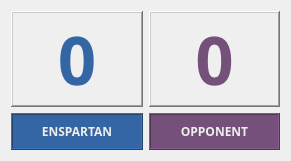
   <widget class="QFrame" name="frame_scoreboard">
    <property name="geometry">
     <rect>
      <x>1050</x>
      <y>20</y>
      <width>291</width>
      <height>161</height>
     </rect>
    </property>
    <property name="styleSheet">
     <string notr="true">border-color: rgb(252, 233, 79);</string>
    </property>
    <layout class="QGridLayout" name="gridLayout_4">
     <item row="1" column="1">
      <widget class="QLabel" name="label_opponent">
       <property name="palette">
        <palette>
         <active>
          <colorrole role="WindowText">
           <brush brushstyle="SolidPattern">
            <color alpha="255">
             <red>238</red>
             <green>238</green>
             <blue>236</blue>
            </color>
           </brush>
          </colorrole>
          <colorrole role="Button">
           <brush brushstyle="SolidPattern">
            <color alpha="255">
             <red>117</red>
             <green>80</green>
             <blue>123</blue>
            </color>
           </brush>
          </colorrole>
          <colorrole role="Base">
           <brush brushstyle="SolidPattern">
            <color alpha="255">
             <red>117</red>
             <green>80</green>
             <blue>123</blue>
            </color>
           </brush>
          </colorrole>
          <colorrole role="Window">
           <brush brushstyle="SolidPattern">
            <color alpha="255">
             <red>117</red>
             <green>80</green>
             <blue>123</blue>
            </color>
           </brush>
          </colorrole>
         </active>
         <inactive>
          <colorrole role="WindowText">
           <brush brushstyle="SolidPattern">
            <color alpha="255">
             <red>238</red>
             <green>238</green>
             <blue>236</blue>
            </color>
           </brush>
          </colorrole>
          <colorrole role="Button">
           <brush brushstyle="SolidPattern">
            <color alpha="255">
             <red>117</red>
             <green>80</green>
             <blue>123</blue>
            </color>
           </brush>
          </colorrole>
          <colorrole role="Base">
           <brush brushstyle="SolidPattern">
            <color alpha="255">
             <red>117</red>
             <green>80</green>
             <blue>123</blue>
            </color>
           </brush>
          </colorrole>
          <colorrole role="Window">
           <brush brushstyle="SolidPattern">
            <color alpha="255">
             <red>117</red>
             <green>80</green>
             <blue>123</blue>
            </color>
           </brush>
          </colorrole>
         </inactive>
         <disabled>
          <colorrole role="WindowText">
           <brush brushstyle="SolidPattern">
            <color alpha="255">
             <red>190</red>
             <green>190</green>
             <blue>190</blue>
            </color>
           </brush>
          </colorrole>
          <colorrole role="Button">
           <brush brushstyle="SolidPattern">
            <color alpha="255">
             <red>117</red>
             <green>80</green>
             <blue>123</blue>
            </color>
           </brush>
          </colorrole>
          <colorrole role="Base">
           <brush brushstyle="SolidPattern">
            <color alpha="255">
             <red>117</red>
             <green>80</green>
             <blue>123</blue>
            </color>
           </brush>
          </colorrole>
          <colorrole role="Window">
           <brush brushstyle="SolidPattern">
            <color alpha="255">
             <red>117</red>
             <green>80</green>
             <blue>123</blue>
            </color>
           </brush>
          </colorrole>
         </disabled>
        </palette>
       </property>
       <property name="font">
        <font>
         <family>Waree</family>
         <weight>75</weight>
         <bold>true</bold>
        </font>
       </property>
       <property name="styleSheet">
        <string notr="true">background-color: rgb(117, 80, 123);</string>
       </property>
       <property name="frameShape">
        <enum>QFrame::Box</enum>
       </property>
       <property name="frameShadow">
        <enum>QFrame::Raised</enum>
       </property>
       <property name="text">
        <string>OPPONENT</string>
       </property>
       <property name="alignment">
        <set>Qt::AlignCenter</set>
       </property>
      </widget>
     </item>
     <item row="0" column="0">
      <widget class="QLabel" name="label_score_enspartan">
       <property name="palette">
        <palette>
         <active>
          <colorrole role="WindowText">
           <brush brushstyle="SolidPattern">
            <color alpha="255">
             <red>52</red>
             <green>101</green>
             <blue>164</blue>
            </color>
           </brush>
          </colorrole>
          <colorrole role="Button">
           <brush brushstyle="SolidPattern">
            <color alpha="255">
             <red>46</red>
             <green>52</green>
             <blue>54</blue>
            </color>
           </brush>
          </colorrole>
          <colorrole role="Text">
           <brush brushstyle="SolidPattern">
            <color alpha="255">
             <red>52</red>
             <green>101</green>
             <blue>164</blue>
            </color>
           </brush>
          </colorrole>
          <colorrole role="ButtonText">
           <brush brushstyle="SolidPattern">
            <color alpha="255">
             <red>52</red>
             <green>101</green>
             <blue>164</blue>
            </color>
           </brush>
          </colorrole>
          <colorrole role="Base">
           <brush brushstyle="SolidPattern">
            <color alpha="255">
             <red>46</red>
             <green>52</green>
             <blue>54</blue>
            </color>
           </brush>
          </colorrole>
          <colorrole role="Window">
           <brush brushstyle="SolidPattern">
            <color alpha="255">
             <red>46</red>
             <green>52</green>
             <blue>54</blue>
            </color>
           </brush>
          </colorrole>
          <colorrole role="PlaceholderText">
           <brush brushstyle="NoBrush">
            <color alpha="128">
             <red>52</red>
             <green>101</green>
             <blue>164</blue>
            </color>
           </brush>
          </colorrole>
         </active>
         <inactive>
          <colorrole role="WindowText">
           <brush brushstyle="SolidPattern">
            <color alpha="255">
             <red>52</red>
             <green>101</green>
             <blue>164</blue>
            </color>
           </brush>
          </colorrole>
          <colorrole role="Button">
           <brush brushstyle="SolidPattern">
            <color alpha="255">
             <red>46</red>
             <green>52</green>
             <blue>54</blue>
            </color>
           </brush>
          </colorrole>
          <colorrole role="Text">
           <brush brushstyle="SolidPattern">
            <color alpha="255">
             <red>52</red>
             <green>101</green>
             <blue>164</blue>
            </color>
           </brush>
          </colorrole>
          <colorrole role="ButtonText">
           <brush brushstyle="SolidPattern">
            <color alpha="255">
             <red>52</red>
             <green>101</green>
             <blue>164</blue>
            </color>
           </brush>
          </colorrole>
          <colorrole role="Base">
           <brush brushstyle="SolidPattern">
            <color alpha="255">
             <red>46</red>
             <green>52</green>
             <blue>54</blue>
            </color>
           </brush>
          </colorrole>
          <colorrole role="Window">
           <brush brushstyle="SolidPattern">
            <color alpha="255">
             <red>46</red>
             <green>52</green>
             <blue>54</blue>
            </color>
           </brush>
          </colorrole>
          <colorrole role="PlaceholderText">
           <brush brushstyle="NoBrush">
            <color alpha="128">
             <red>52</red>
             <green>101</green>
             <blue>164</blue>
            </color>
           </brush>
          </colorrole>
         </inactive>
         <disabled>
          <colorrole role="WindowText">
           <brush brushstyle="SolidPattern">
            <color alpha="255">
             <red>52</red>
             <green>101</green>
             <blue>164</blue>
            </color>
           </brush>
          </colorrole>
          <colorrole role="Button">
           <brush brushstyle="SolidPattern">
            <color alpha="255">
             <red>46</red>
             <green>52</green>
             <blue>54</blue>
            </color>
           </brush>
          </colorrole>
          <colorrole role="Text">
           <brush brushstyle="SolidPattern">
            <color alpha="255">
             <red>52</red>
             <green>101</green>
             <blue>164</blue>
            </color>
           </brush>
          </colorrole>
          <colorrole role="ButtonText">
           <brush brushstyle="SolidPattern">
            <color alpha="255">
             <red>52</red>
             <green>101</green>
             <blue>164</blue>
            </color>
           </brush>
          </colorrole>
          <colorrole role="Base">
           <brush brushstyle="SolidPattern">
            <color alpha="255">
             <red>46</red>
             <green>52</green>
             <blue>54</blue>
            </color>
           </brush>
          </colorrole>
          <colorrole role="Window">
           <brush brushstyle="SolidPattern">
            <color alpha="255">
             <red>46</red>
             <green>52</green>
             <blue>54</blue>
            </color>
           </brush>
          </colorrole>
          <colorrole role="PlaceholderText">
           <brush brushstyle="NoBrush">
            <color alpha="128">
             <red>52</red>
             <green>101</green>
             <blue>164</blue>
            </color>
           </brush>
          </colorrole>
         </disabled>
        </palette>
       </property>
       <property name="font">
        <font>
         <family>Waree</family>
         <pointsize>50</pointsize>
         <weight>75</weight>
         <italic>false</italic>
         <bold>true</bold>
        </font>
       </property>
       <property name="acceptDrops">
        <bool>false</bool>
       </property>
       <property name="autoFillBackground">
        <bool>false</bool>
       </property>
       <property name="styleSheet">
        <string notr="true">color: rgb(52, 101, 164);
border-color: rgb(52, 101, 164);
border-width:3pt;
</string>
       </property>
       <property name="frameShape">
        <enum>QFrame::WinPanel</enum>
       </property>
       <property name="frameShadow">
        <enum>QFrame::Raised</enum>
       </property>
       <property name="text">
        <string>0</string>
       </property>
       <property name="alignment">
        <set>Qt::AlignCenter</set>
       </property>
      </widget>
     </item>
     <item row="1" column="0">
      <widget class="QLabel" name="label_enspartan">
       <property name="palette">
        <palette>
         <active>
          <colorrole role="WindowText">
           <brush brushstyle="SolidPattern">
            <color alpha="255">
             <red>238</red>
             <green>238</green>
             <blue>236</blue>
            </color>
           </brush>
          </colorrole>
          <colorrole role="Button">
           <brush brushstyle="SolidPattern">
            <color alpha="255">
             <red>52</red>
             <green>101</green>
             <blue>164</blue>
            </color>
           </brush>
          </colorrole>
          <colorrole role="Base">
           <brush brushstyle="SolidPattern">
            <color alpha="255">
             <red>52</red>
             <green>101</green>
             <blue>164</blue>
            </color>
           </brush>
          </colorrole>
          <colorrole role="Window">
           <brush brushstyle="SolidPattern">
            <color alpha="255">
             <red>52</red>
             <green>101</green>
             <blue>164</blue>
            </color>
           </brush>
          </colorrole>
         </active>
         <inactive>
          <colorrole role="WindowText">
           <brush brushstyle="SolidPattern">
            <color alpha="255">
             <red>238</red>
             <green>238</green>
             <blue>236</blue>
            </color>
           </brush>
          </colorrole>
          <colorrole role="Button">
           <brush brushstyle="SolidPattern">
            <color alpha="255">
             <red>52</red>
             <green>101</green>
             <blue>164</blue>
            </color>
           </brush>
          </colorrole>
          <colorrole role="Base">
           <brush brushstyle="SolidPattern">
            <color alpha="255">
             <red>52</red>
             <green>101</green>
             <blue>164</blue>
            </color>
           </brush>
          </colorrole>
          <colorrole role="Window">
           <brush brushstyle="SolidPattern">
            <color alpha="255">
             <red>52</red>
             <green>101</green>
             <blue>164</blue>
            </color>
           </brush>
          </colorrole>
         </inactive>
         <disabled>
          <colorrole role="WindowText">
           <brush brushstyle="SolidPattern">
            <color alpha="255">
             <red>190</red>
             <green>190</green>
             <blue>190</blue>
            </color>
           </brush>
          </colorrole>
          <colorrole role="Button">
           <brush brushstyle="SolidPattern">
            <color alpha="255">
             <red>52</red>
             <green>101</green>
             <blue>164</blue>
            </color>
           </brush>
          </colorrole>
          <colorrole role="Base">
           <brush brushstyle="SolidPattern">
            <color alpha="255">
             <red>52</red>
             <green>101</green>
             <blue>164</blue>
            </color>
           </brush>
          </colorrole>
          <colorrole role="Window">
           <brush brushstyle="SolidPattern">
            <color alpha="255">
             <red>52</red>
             <green>101</green>
             <blue>164</blue>
            </color>
           </brush>
          </colorrole>
         </disabled>
        </palette>
       </property>
       <property name="font">
        <font>
         <family>Waree</family>
         <weight>75</weight>
         <bold>true</bold>
        </font>
       </property>
       <property name="styleSheet">
        <string notr="true">background-color: rgb(52, 101, 164);</string>
       </property>
       <property name="frameShape">
        <enum>QFrame::Box</enum>
       </property>
       <property name="frameShadow">
        <enum>QFrame::Raised</enum>
       </property>
       <property name="text">
        <string>ENSPARTAN</string>
       </property>
       <property name="alignment">
        <set>Qt::AlignCenter</set>
       </property>
      </widget>
     </item>
     <item row="0" column="1">
      <widget class="QLabel" name="label_score_opponent">
       <property name="palette">
        <palette>
         <active>
          <colorrole role="WindowText">
           <brush brushstyle="SolidPattern">
            <color alpha="255">
             <red>117</red>
             <green>80</green>
             <blue>123</blue>
            </color>
           </brush>
          </colorrole>
          <colorrole role="Button">
           <brush brushstyle="SolidPattern">
            <color alpha="255">
             <red>46</red>
             <green>52</green>
             <blue>54</blue>
            </color>
           </brush>
          </colorrole>
          <colorrole role="Text">
           <brush brushstyle="SolidPattern">
            <color alpha="255">
             <red>117</red>
             <green>80</green>
             <blue>123</blue>
            </color>
           </brush>
          </colorrole>
          <colorrole role="ButtonText">
           <brush brushstyle="SolidPattern">
            <color alpha="255">
             <red>117</red>
             <green>80</green>
             <blue>123</blue>
            </color>
           </brush>
          </colorrole>
          <colorrole role="Base">
           <brush brushstyle="SolidPattern">
            <color alpha="255">
             <red>46</red>
             <green>52</green>
             <blue>54</blue>
            </color>
           </brush>
          </colorrole>
          <colorrole role="Window">
           <brush brushstyle="SolidPattern">
            <color alpha="255">
             <red>46</red>
             <green>52</green>
             <blue>54</blue>
            </color>
           </brush>
          </colorrole>
          <colorrole role="PlaceholderText">
           <brush brushstyle="NoBrush">
            <color alpha="128">
             <red>117</red>
             <green>80</green>
             <blue>123</blue>
            </color>
           </brush>
          </colorrole>
         </active>
         <inactive>
          <colorrole role="WindowText">
           <brush brushstyle="SolidPattern">
            <color alpha="255">
             <red>117</red>
             <green>80</green>
             <blue>123</blue>
            </color>
           </brush>
          </colorrole>
          <colorrole role="Button">
           <brush brushstyle="SolidPattern">
            <color alpha="255">
             <red>46</red>
             <green>52</green>
             <blue>54</blue>
            </color>
           </brush>
          </colorrole>
          <colorrole role="Text">
           <brush brushstyle="SolidPattern">
            <color alpha="255">
             <red>117</red>
             <green>80</green>
             <blue>123</blue>
            </color>
           </brush>
          </colorrole>
          <colorrole role="ButtonText">
           <brush brushstyle="SolidPattern">
            <color alpha="255">
             <red>117</red>
             <green>80</green>
             <blue>123</blue>
            </color>
           </brush>
          </colorrole>
          <colorrole role="Base">
           <brush brushstyle="SolidPattern">
            <color alpha="255">
             <red>46</red>
             <green>52</green>
             <blue>54</blue>
            </color>
           </brush>
          </colorrole>
          <colorrole role="Window">
           <brush brushstyle="SolidPattern">
            <color alpha="255">
             <red>46</red>
             <green>52</green>
             <blue>54</blue>
            </color>
           </brush>
          </colorrole>
          <colorrole role="PlaceholderText">
           <brush brushstyle="NoBrush">
            <color alpha="128">
             <red>117</red>
             <green>80</green>
             <blue>123</blue>
            </color>
           </brush>
          </colorrole>
         </inactive>
         <disabled>
          <colorrole role="WindowText">
           <brush brushstyle="SolidPattern">
            <color alpha="255">
             <red>117</red>
             <green>80</green>
             <blue>123</blue>
            </color>
           </brush>
          </colorrole>
          <colorrole role="Button">
           <brush brushstyle="SolidPattern">
            <color alpha="255">
             <red>46</red>
             <green>52</green>
             <blue>54</blue>
            </color>
           </brush>
          </colorrole>
          <colorrole role="Text">
           <brush brushstyle="SolidPattern">
            <color alpha="255">
             <red>117</red>
             <green>80</green>
             <blue>123</blue>
            </color>
           </brush>
          </colorrole>
          <colorrole role="ButtonText">
           <brush brushstyle="SolidPattern">
            <color alpha="255">
             <red>117</red>
             <green>80</green>
             <blue>123</blue>
            </color>
           </brush>
          </colorrole>
          <colorrole role="Base">
           <brush brushstyle="SolidPattern">
            <color alpha="255">
             <red>46</red>
             <green>52</green>
             <blue>54</blue>
            </color>
           </brush>
          </colorrole>
          <colorrole role="Window">
           <brush brushstyle="SolidPattern">
            <color alpha="255">
             <red>46</red>
             <green>52</green>
             <blue>54</blue>
            </color>
           </brush>
          </colorrole>
          <colorrole role="PlaceholderText">
           <brush brushstyle="NoBrush">
            <color alpha="128">
             <red>117</red>
             <green>80</green>
             <blue>123</blue>
            </color>
           </brush>
          </colorrole>
         </disabled>
        </palette>
       </property>
       <property name="font">
        <font>
         <family>Waree</family>
         <pointsize>50</pointsize>
         <weight>75</weight>
         <italic>false</italic>
         <bold>true</bold>
        </font>
       </property>
       <property name="acceptDrops">
        <bool>false</bool>
       </property>
       <property name="autoFillBackground">
        <bool>false</bool>
       </property>
       <property name="styleSheet">
        <string notr="true">color: rgb(117, 80, 123);
border-color: rgb(117, 80, 123);
border-width:3pt;
</string>
       </property>
       <property name="frameShape">
        <enum>QFrame::WinPanel</enum>
       </property>
       <property name="frameShadow">
        <enum>QFrame::Raised</enum>
       </property>
       <property name="text">
        <string>0</string>
       </property>
       <property name="alignment">
        <set>Qt::AlignCenter</set>
       </property>
      </widget>
     </item>
    </layout>
   </widget>
